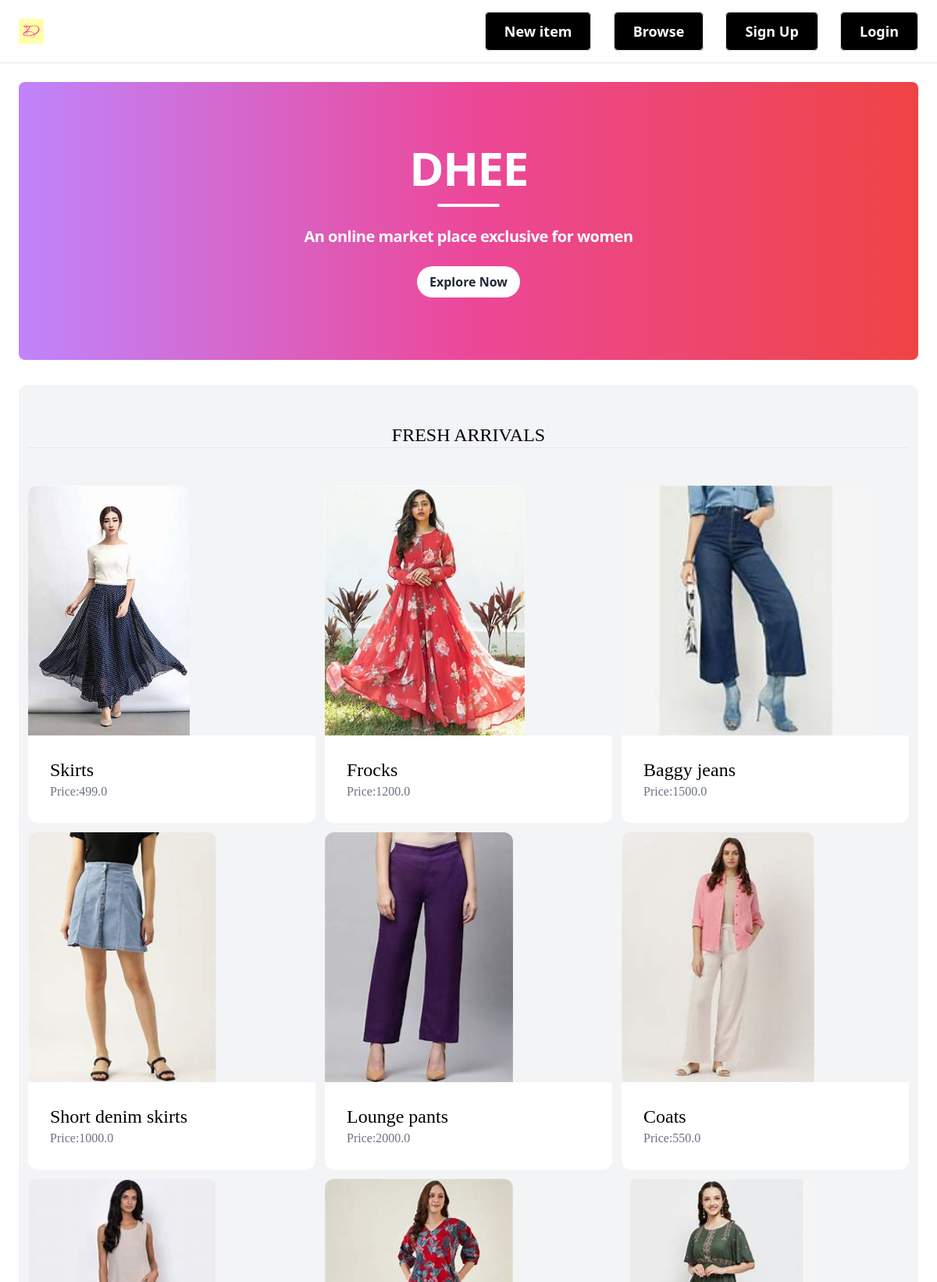
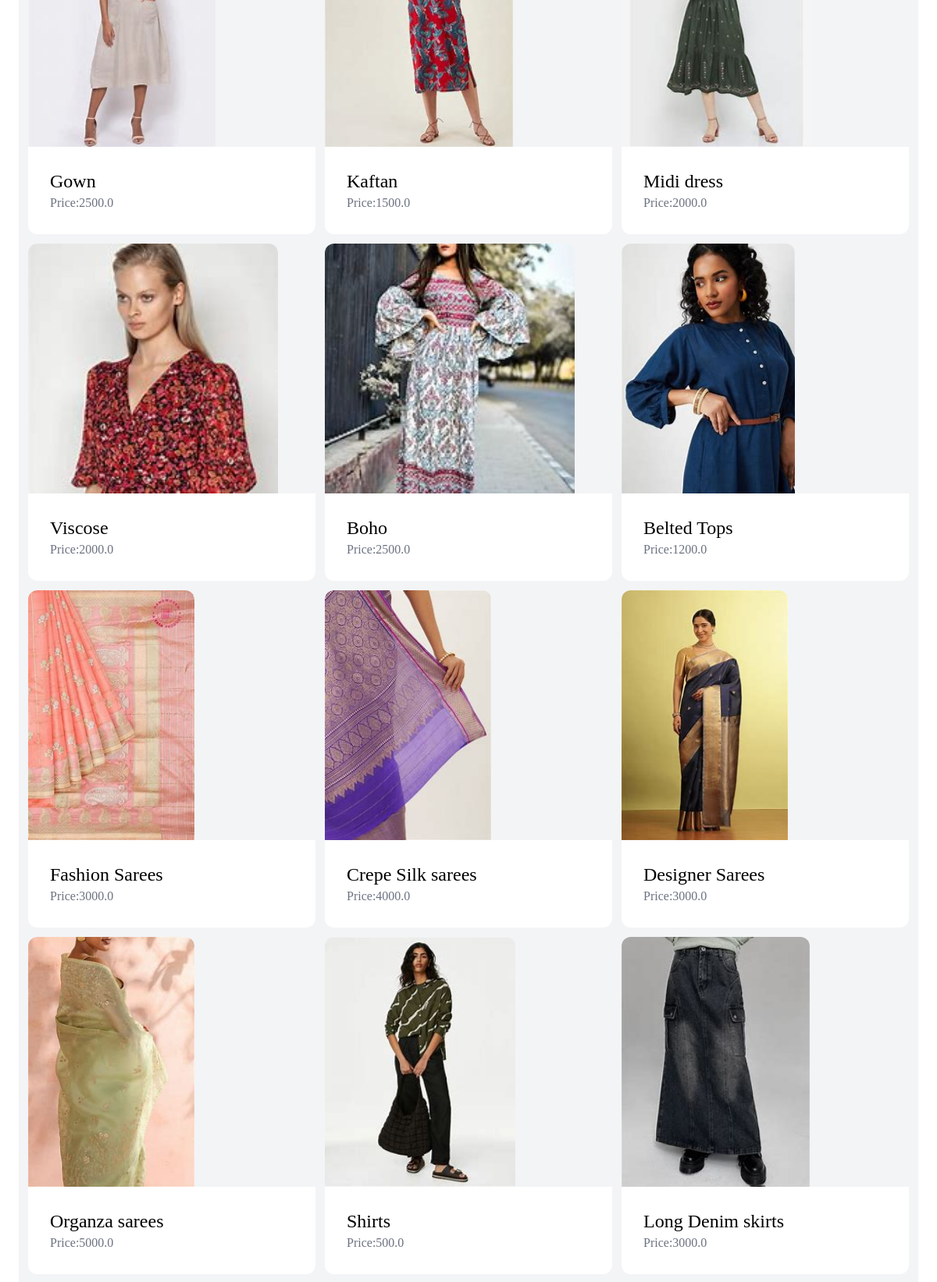
The page / (upper part) on the database its author committed (2 pictures, top to bottom).
### item/models.py (models this page shows, shortened)
class Item(models.Model):
    category = models.ForeignKey(Category, related_name='items', on_delete=models.CASCADE)
    name = models.CharField(max_length=255)
    description = models.TextField(blank=True, null=True)
    price = models.FloatField()
    image = models.ImageField(upload_to='item_images', blank=True, null=True)
    is_sold = models.BooleanField(default=False)
    created_by = models.ForeignKey(User, related_name='items', on_delete=models.CASCADE)
    created_at = models.DateTimeField(auto_now_add=True)

### app/views.py (the view)
# urls.py: path('',views.index,name='index'),
def index(request):
    items=Item.objects.filter(is_sold=False)
    categories=Category.objects.all()
    return render(request,"app/index.html",{
        'categories':categories,
        'items':items,
    })

### app/templates/app/index.html (shortened to what this page needs)
{% extends "app/base.html" %}
{% block content %}
<h1>
    <div class="relative bg-gradient-to-r from-purple-400 via-pink-500 to-red-500 py-20 mb-8 rounded-lg">
        <div class="max-w-9xl mx-auto px-4 sm:px-6 lg:px-8">
            <div class="text-center">
                <h1 class="mb-4 text-3xl font-extrabold leading-none tracking-tight text-white md:text-5xl lg:text-6xl dark:text-white">
                    DHEE
                </h1>
                <div class="h-1 w-20 bg-white mx-auto mb-6 rounded-full"></div>
                <h2 class="mb-4 text-lg font-bold leading-none tracking-tight text-white md:text-4xl lg:text-xl dark:text-white ">
                    An online market place exclusive for women
                </h2>
                <div class="flex justify-center mt-6">
                    <a href="{% url 'item:items' %}" class="bg-white hover:bg-gray-200 text-gray-800 font-bold py-2 px-4 rounded-full transition duration-300 ease-in-out">
                        Explore Now
                    </a>
                </div>
            </div>
        </div>
    </div>
    <div class="mt-2 px-3 py-12 bg-gray-100 rounded-xl">
        <h2 class="animate-pulse mb-12 text-2xl text-center border-b font-serif ">FRESH ARRIVALS</h2>
        <div class=" grid grid-cols-3 gap-3">
            {% for item in items %}
            <div class="items-center">
                <a href="{% url 'item:detail' item.id %}">
                    <div>
                        <img src="{{item.image.url}}"  class="rounded-t-xl object-fill h-80 w-30 img-center">
                    </div>
                    <div class="p-7 bg-white rounded-b-xl">
                        <h2 class="text-2xl font-serif">{{item.name}}</h2>
                        <p class="text-gray-500 font-serif">Price:{{item.price}}</p>
                    </div>
                </a>
            </div>
            {% endfor %}
            </div>
            </div>
</h1>
{% endblock %}

### rows shown on the page
Item: image (picture), name "Skirts", price "499.0"
Item: image (picture), name "Frocks", price "1200.0"
Item: image (picture), name "Baggy jeans", price "1500.0"
Item: image (picture), name "Short denim skirts", price "1000.0"
Item: image (picture), name "Lounge pants", price "2000.0"
Item: image (picture), name "Coats", price "550.0"
Item: image (picture), name "Gown", price "2500.0"
Item: image (picture), name "Kaftan", price "1500.0"
Item: image (picture), name "Midi dress", price "2000.0"
Item: image (picture), name "Viscose", price "2000.0"
Item: image (picture), name "Boho", price "2500.0"
Item: image (picture), name "Belted Tops", price "1200.0"
Item: image (picture), name "Fashion Sarees", price "3000.0"
Item: image (picture), name "Crepe Silk sarees", price "4000.0"
Item: image (picture), name "Designer Sarees", price "3000.0"
Item: image (picture), name "Organza sarees", price "5000.0"
Item: image (picture), name "Shirts", price "500.0"
Item: image (picture), name "Long Denim skirts", price "3000.0"
